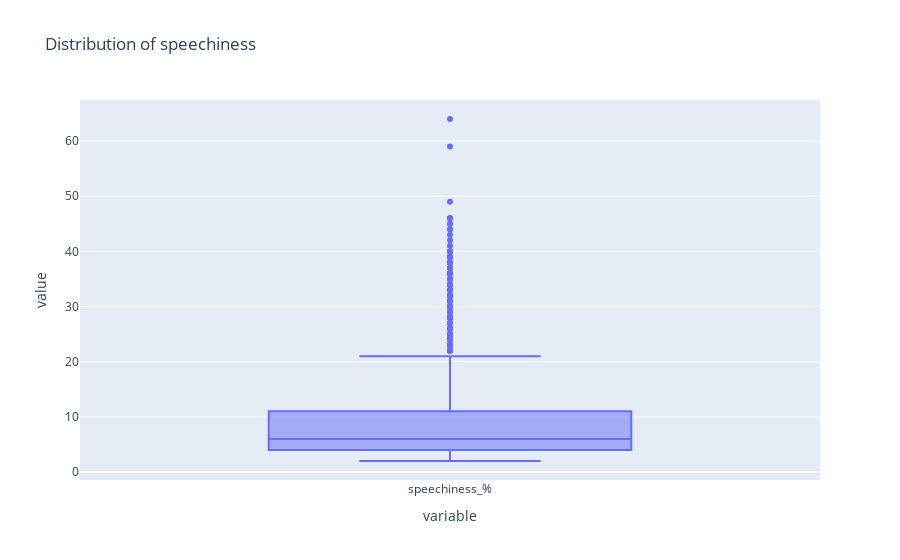

This figure's notebook cell:
### Code cell
fig = px.box(df['speechiness_%'], title='Distribution of speechiness')
fig.show()

### Figure 1 — Plotly figure (JSON) as saved in the notebook; plotly's stock layout.template omitted (floating-point values rounded to 4 significant figures; data arrays with more than 128 entries replaced by an {"elided": "..."} marker saying what was removed)
{"data": [{"alignmentgroup": "True", "hovertemplate": "variable=%{x}<br>value=%{y}<extra></extra>", "legendgroup": "", "marker": {"color": "#636efa"}, "name": "", "notched": false, "offsetgroup": "", "orientation": "v", "showlegend": false, "type": "box", "x": {"elided": "953 str values"}, "x0": " ", "xaxis": "x", "y": {"elided": "953 int values"}, "y0": " ", "yaxis": "y"}], "layout": {"boxmode": "group", "legend": {"tracegroupgap": 0}, "title": {"text": "Distribution of speechiness"}, "xaxis": {"anchor": "y", "domain": [0, 1], "title": {"text": "variable"}}, "yaxis": {"anchor": "x", "domain": [0, 1], "title": {"text": "value"}}}}
